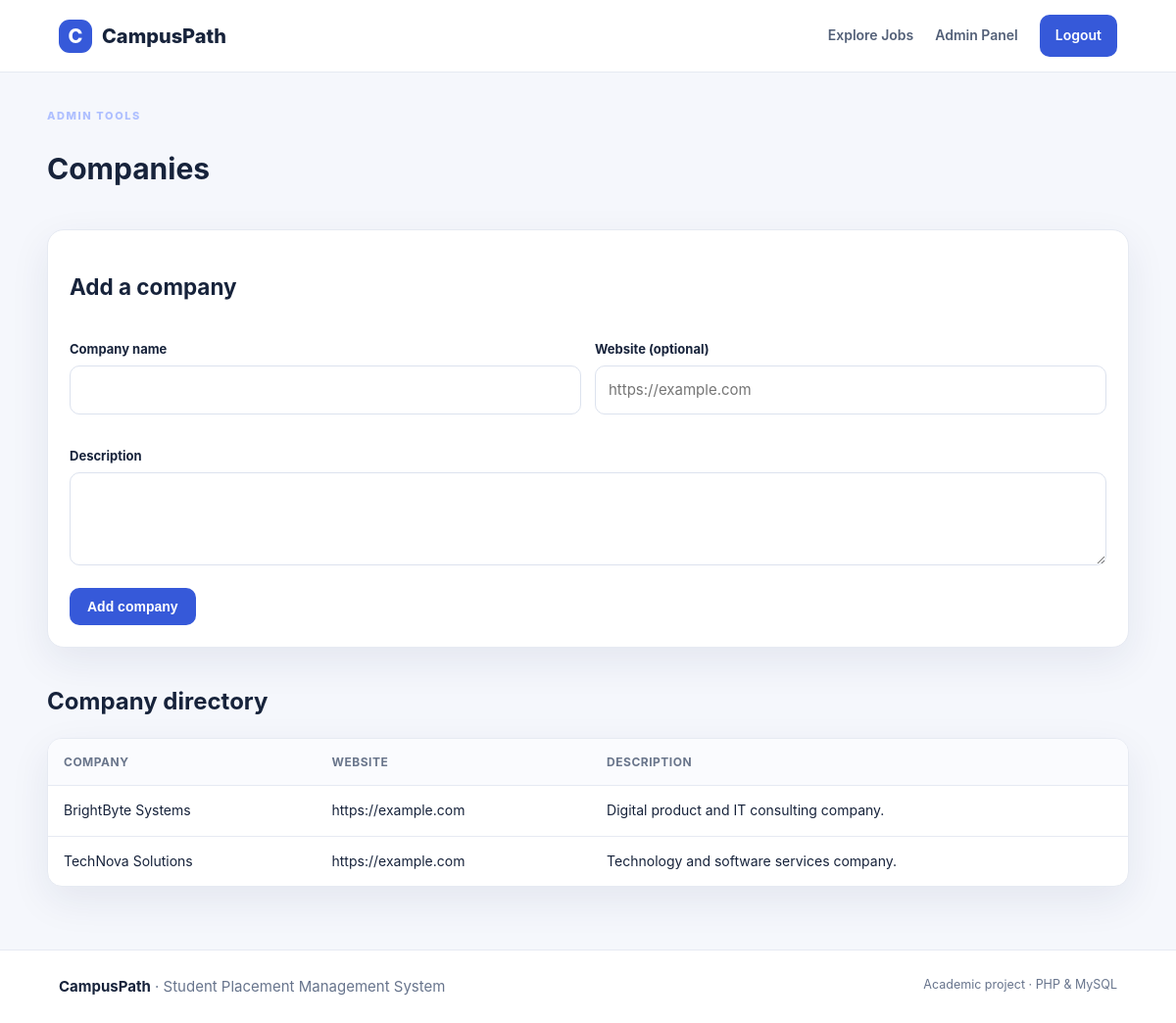
The app's page /admin_companies.php (signed in) with its own data.
### tables this page shows
CREATE TABLE companies (
 id INT AUTO_INCREMENT PRIMARY KEY,
 name VARCHAR(150) NOT NULL,
 website VARCHAR(255) DEFAULT NULL,
 description TEXT DEFAULT NULL,
 created_at TIMESTAMP DEFAULT CURRENT_TIMESTAMP
);

### config.php (called while the page is built, shortened)
<?php
function e(?string $value): string {
    return htmlspecialchars($value ?? '', ENT_QUOTES, 'UTF-8');
}

### admin_companies.php (the view, shortened to what this page needs)
<?php
require_once 'config.php';require_admin();$error='';
$companies=$pdo->query("SELECT * FROM companies ORDER BY name")->fetchAll();$pageTitle='Manage companies';require 'includes/header.php';
?>
<div class="section-head"><div><div class="eyebrow">Admin tools</div><h1>Companies</h1></div></div>
<div class="panel"><h2>Add a company</h2><form method="post"><input type="hidden" name="csrf_token" value="<?=e(csrf_token())?>"><div class="row"><div class="field"><label>Company name</label><input name="name" required></div><div class="field"><label>Website (optional)</label><input name="website" type="url" placeholder="https://example.com"></div></div><div class="field"><label>Description</label><textarea name="description"></textarea></div><button class="btn">Add company</button></form></div>
<div class="section-head"><h2>Company directory</h2></div><div class="table-wrap"><table><thead><tr><th>Company</th><th>Website</th><th>Description</th></tr></thead><tbody><?php foreach($companies as $c):?><tr><td><?=e($c['name'])?></td><td><?=e($c['website'])?></td><td><?=e($c['description'])?></td></tr><?php endforeach;?></tbody></table></div>
<?php require 'includes/footer.php'; ?>

### style.css (style rules this page uses)
:root { --ink:#17233b;--muted:#68758d;--primary:#3659d9;--primary2:#243fa8;--line:#e6eaf2;--surface:#fff;--bg:#f5f7fc;--green:#16845b;--red:#bd3c4a;--shadow:0 14px 40px rgba(25,42,85,.08) }
* { box-sizing:border-box }
body { margin:0;background:var(--bg);color:var(--ink);font:15px/1.6 Inter,ui-sans-serif,system-ui,-apple-system,Segoe UI,sans-serif }
.eyebrow { text-transform:uppercase;letter-spacing:1.6px;font-size:11px;font-weight:800;color:#aebfff }
.btn { display:inline-flex;align-items:center;justify-content:center;border:0;border-radius:10px;background:var(--primary);color:white;padding:11px 18px;font-weight:700;cursor:pointer;font-size:14px }
.section-head { display:flex;align-items:end;justify-content:space-between;margin:36px 0 18px }
.section-head h2 { margin:0;font-size:24px }
.card,.panel,.form-card,.stat { background:var(--surface);border:1px solid var(--line);border-radius:17px;padding:22px;box-shadow:var(--shadow) }
.field { margin:16px 0 }
.field label { display:block;font-weight:700;font-size:13px;margin-bottom:6px }
.field input,.field select,.field textarea { width:100%;padding:12px 13px;border:1px solid #dce2ee;border-radius:10px;font:inherit;background:#fff;color:var(--ink) }
.field textarea { min-height:95px;resize:vertical }
.row { display:grid;grid-template-columns:1fr 1fr;gap:14px }
.table-wrap { overflow:auto;background:white;border:1px solid var(--line);border-radius:15px;box-shadow:var(--shadow) }
table { width:100%;border-collapse:collapse;min-width:680px }
th,td { text-align:left;padding:14px 16px;border-bottom:1px solid var(--line);font-size:14px }
th { color:#69758b;background:#fafbfe;font-size:12px;text-transform:uppercase;letter-spacing:.5px }
tr:last-child td { border-bottom:0 }

### records on screen
companies: name "BrightByte Systems", website "https://example.com", description "Digital product and IT consulting company."
companies: name "TechNova Solutions", website "https://example.com", description "Technology and software services company."
